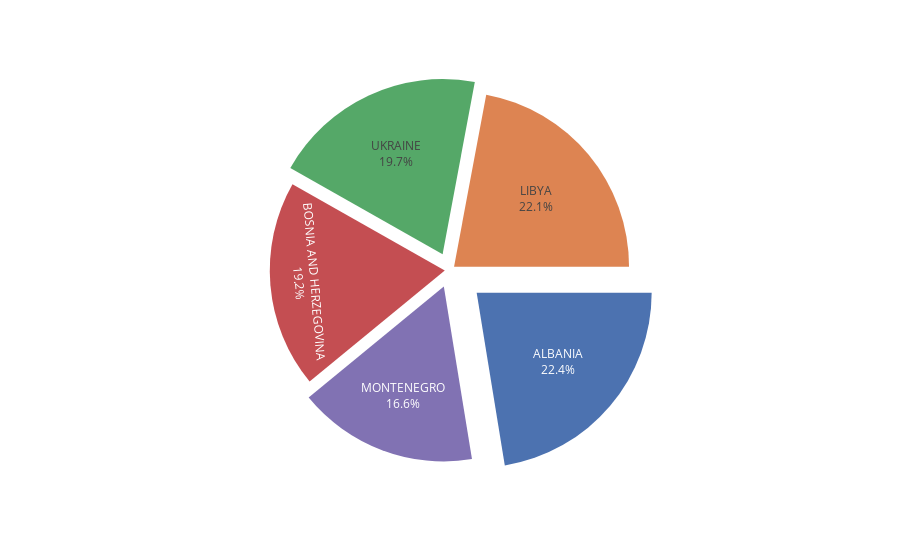

Notebook source saved alongside this figure:
### Markdown cell above
### Quel pays affiche le pourcentage de surpoids le plus élevé?

### Code cell
country = data.loc[:,['Country','Overweight']]
country['percunder'] = country.groupby('Country')['Overweight'].transform('max')
country = country.drop('Overweight',axis=1).drop_duplicates().sort_values('percunder', ascending=False).head()

fig = px.pie(country, names='Country', values='percunder', template='seaborn')
fig.update_traces(rotation=90, pull=[0.2,0.03,0.1,0.03,0.1], textinfo="percent+label", showlegend=False)
fig.show()

### Figure 1 — Plotly figure (JSON) as saved in the notebook; plotly's stock layout.template omitted (floating-point values rounded to 4 significant figures)
{"data": [{"domain": {"x": [0, 1], "y": [0, 1]}, "hovertemplate": "Country=%{label}<br>percunder=%{value}<extra></extra>", "labels": ["ALBANIA", "LIBYA", "UKRAINE", "BOSNIA AND HERZEGOVINA", "MONTENEGRO"], "legendgroup": "", "name": "", "pull": [0.2, 0.03, 0.1, 0.03, 0.1], "rotation": 90, "showlegend": false, "textinfo": "percent+label", "type": "pie", "values": [30.1, 29.6, 26.5, 25.7, 22.3]}], "layout": {"legend": {"tracegroupgap": 0}, "margin": {"t": 60}}}
